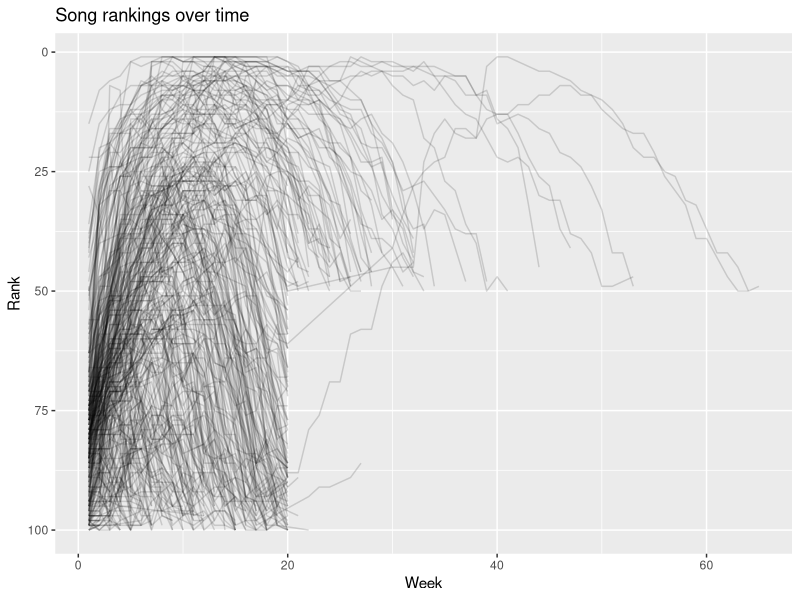

R code for this plot:
#
#
#
#
#
#
#
#
#
#| message: false
library(tidyverse)
#
#
#
billboard |>
  select(artist, track, date.entered, wk1:wk4)
#
#
#
billboard |>
  summarize(
    earliest = min(date.entered),
    latest = max(date.entered)
  )
#
#
#
billboard_long <- billboard |>
  pivot_longer(
    cols = starts_with("wk"),
    names_to = "week",
    names_prefix = "wk",
    values_to = "rank",
    names_transform = list(week = as.integer),
    values_drop_na = TRUE
  )

billboard_long |>
  ggplot(aes(x = week, y = rank, group = track)) +
  geom_line(alpha = 0.15, na.rm = TRUE) +
  scale_y_reverse() +
  labs(
    title = "Song rankings over time",
    x = "Week",
    y = "Rank"
  )
#
#
#
billboard |>
  summarize(
    across(
      c(wk1, wk4, wk10, wk20, wk40, wk76),
      list(
        missing = ~ sum(is.na(.x)),
        present = ~ sum(!is.na(.x))
      )
    )
  ) |>
  pivot_longer(
    everything(),
    names_to = c("week", ".value"),
    names_sep = "_"
  )
#
#
#
rank_comparison <- billboard |>
  mutate(
    rank_change = wk6 - wk1,
    result = case_when(
      is.na(wk6) ~ "missing by week 6",
      rank_change < 0 ~ "improved",
      rank_change == 0 ~ "stayed the same",
      rank_change > 0 ~ "got worse"
    )
  )

rank_comparison |>
  count(result, name = "songs")

rank_comparison |>
  summarize(
    songs_with_both_weeks = sum(!is.na(rank_change)),
    median_rank_change = median(rank_change, na.rm = TRUE)
  )
#
#
#
billboard_long |>
  group_by(artist, track) |>
  arrange(week, .by_group = TRUE) |>
  summarize(re_entered = any(diff(week) > 1), .groups = "drop") |>
  count(re_entered)
#
#
#
#
